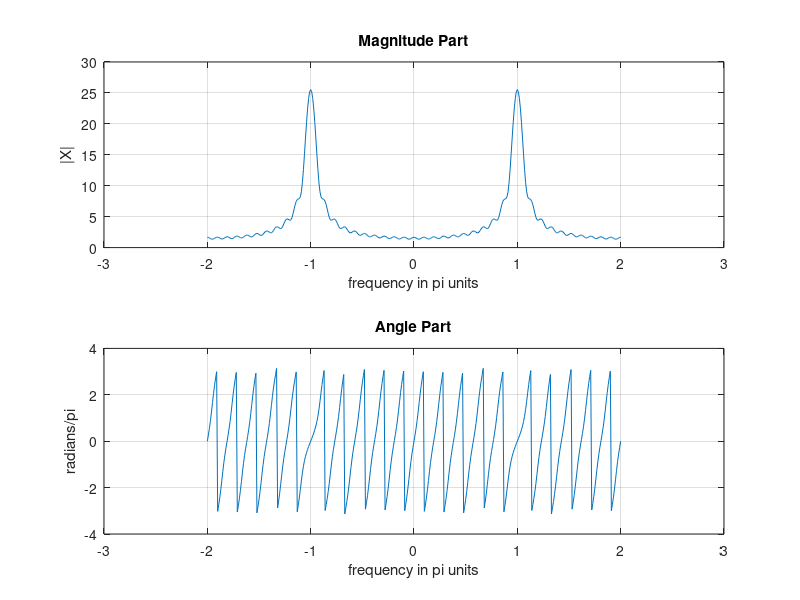

This figure's MATLAB source:
clc;
clear all;
close all;

n = -10:10;
x = (-0.9).^n;
k = -200:200;
w = (pi / 100) * k;
X = x * exp(-j * (pi / 100)).^(n' * k);

magX = abs(X);
angX = angle(X);

subplot(2, 1, 1);
plot(w / pi, magX);
grid;
title('Magnitude Part');
xlabel('frequency in pi units');
ylabel('|X|');

subplot(2, 1, 2);
plot(w / pi, angX);
grid;
title('Angle Part');
xlabel('frequency in pi units');
ylabel('radians/pi');

k = 0:200;
X_reversed = conj(X(201 - k));
X_conjugate = conj(X(k + 201));
err = norm(X_reversed - X_conjugate);
disp(['Norm of the error: ', num2str(err)]);
